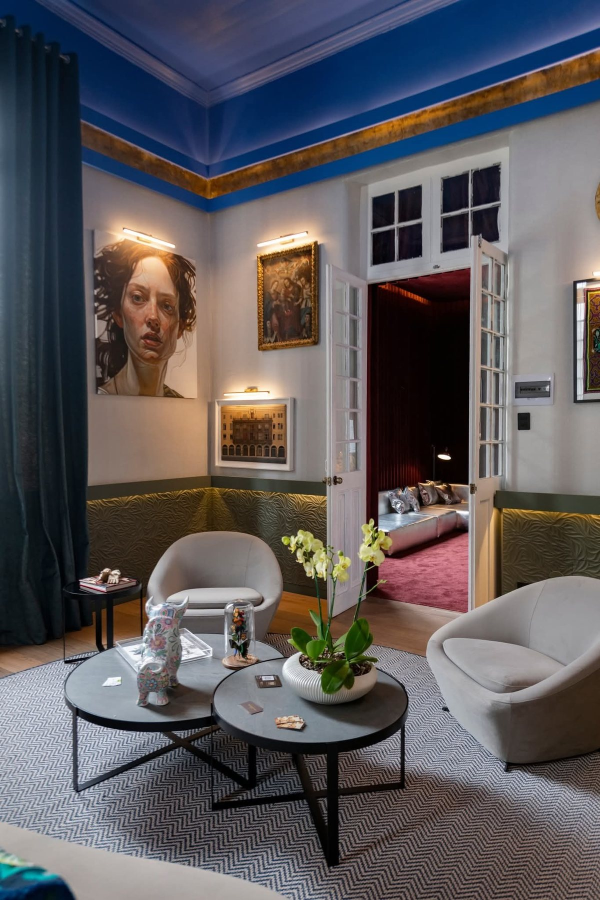
#> input picture img/arte-3.jpg, 1200 x 1800 px (shown at 1/2 size); its folder holds only this picture in this run
$ python hacer-bocetos.py
#> lines starting #> are read from the running program, lines starting #| are printed output that depends on the picture
# -*- coding: utf-8 -*-
"""
Genera la versión "boceto a lápiz" de una fotografía del estudio.

El sitio enseña el par en el mismo marco —el boceto a la izquierda, la obra
terminada a la derecha— igual que las referencias que aprobó el cliente. El
boceto NO es una ilustración aparte: sale de la misma foto, así que las dos
mitades encajan pixel a pixel y el efecto se lee como "esto se dibujó y luego
se construyó".

Uso:
    python hacer-bocetos.py                 # regenera todos los pares
    python hacer-bocetos.py pr-casa-2 ...   # solo los que se indiquen

Salida: img/sk-<nombre>.jpg
"""

import sys, os
from PIL import Image, ImageFilter, ImageOps, ImageEnhance
import numpy as np

IMG = "img"
ANCHO = 1600          # el boceto no necesita más: es medio marco
PAPEL = (247, 244, 238)   # blanco cálido, nunca #fff: el papel del estudio

# Fotos que hoy tienen par en el sitio. Añadir aquí las nuevas.
PARES = [
    # retail
    "fig-1", "fig-2", "fig-3", "fig-4",
    "raices-1", "raices-2", "raices-3", "raices-4", "raices-5",
    "union-1", "union-3", "massimo-1", "massimo-3",
    "w35-1", "w35-2", "w35-3",
    # hogar y ambientes
    "arte-1", "arte-3", "arte-4",
    "cg-sala-1", "cg-sala-2", "cg-sala-3",
    "cg-com-1", "cg-com-2", "cg-com-3",
    "cg-hab-1", "cg-hab-2", "cg-hab-4",
    "bosque-1", "bosque-2", "bosque-4",
    "mesa-1", "navid-1", "navid-3",
    # planos del estudio
    "pr-plano-1",
]


def boceto(nombre):
    ruta = os.path.join(IMG, nombre + ".jpg")
    if not os.path.exists(ruta):
        print("  falta " + ruta)
        return False

    im = Image.open(ruta).convert("RGB")
    if im.width > ANCHO:
        im = im.resize((ANCHO, round(im.height * ANCHO / im.width)), Image.LANCZOS)

    # 0. alisado previo. Sin esto, el grano del enchape y de la pared entra al
    #    dodge y el dibujo sale sucio: parece fotocopia, no lápiz.
    im = im.filter(ImageFilter.MedianFilter(size=5)).filter(ImageFilter.SMOOTH_MORE)

    # 1. lápiz: color dodge entre el gris y su negativo desenfocado.
    gris = ImageOps.autocontrast(im.convert("L"), cutoff=1)
    desenfoque = ImageOps.invert(gris).filter(ImageFilter.GaussianBlur(radius=max(2, im.width // 260)))

    g = np.asarray(gris, dtype=np.float32)
    b = np.asarray(desenfoque, dtype=np.float32)
    trazo = np.where(b >= 255, 255.0, np.minimum(255.0, g * 255.0 / (255.0 - b + 1e-3)))

    # 2. gamma alta: las superficies planas se van a blanco de papel y solo
    #    sobrevive la línea. Es lo que separa un dibujo de un negativo.
    trazo = 255.0 * np.power(trazo / 255.0, 2.4)

    # 3. refuerza los bordes duros — las líneas de arquitectura del dibujo.
    bordes = np.asarray(gris.filter(ImageFilter.FIND_EDGES).filter(ImageFilter.GaussianBlur(0.6)), dtype=np.float32)
    trazo = np.clip(trazo - bordes * 0.75, 0, 255)

    lapiz = Image.fromarray(trazo.astype(np.uint8), mode="L")
    lapiz = ImageEnhance.Contrast(lapiz).enhance(1.3)

    # 4. sobre papel cálido, no sobre blanco puro.
    papel = Image.new("RGB", lapiz.size, PAPEL)
    tinta = Image.new("RGB", lapiz.size, (38, 33, 28))
    fuera = Image.composite(tinta, papel, ImageOps.invert(lapiz))

    salida = os.path.join(IMG, "sk-" + nombre + ".jpg")
    fuera.save(salida, "JPEG", quality=84, optimize=True, progressive=True)
    print("  sk-%s.jpg  %d x %d  %d KB" % (nombre, fuera.width, fuera.height,
                                           os.path.getsize(salida) // 1024))
    return True


if __name__ == "__main__":
    objetivos = sys.argv[1:] or PARES
    print("Bocetos a partir de la fotografía del estudio:")
    hechos = sum(1 for n in objetivos if boceto(n))
#> in boceto, im is the input picture: PIL image 1200x1800 RGB; mean R, G, B 92.4, 88.9, 91.9
#> in boceto (call 18), `gris = ImageOps.autocontrast(im.convert("L"), cutoff=1)`:
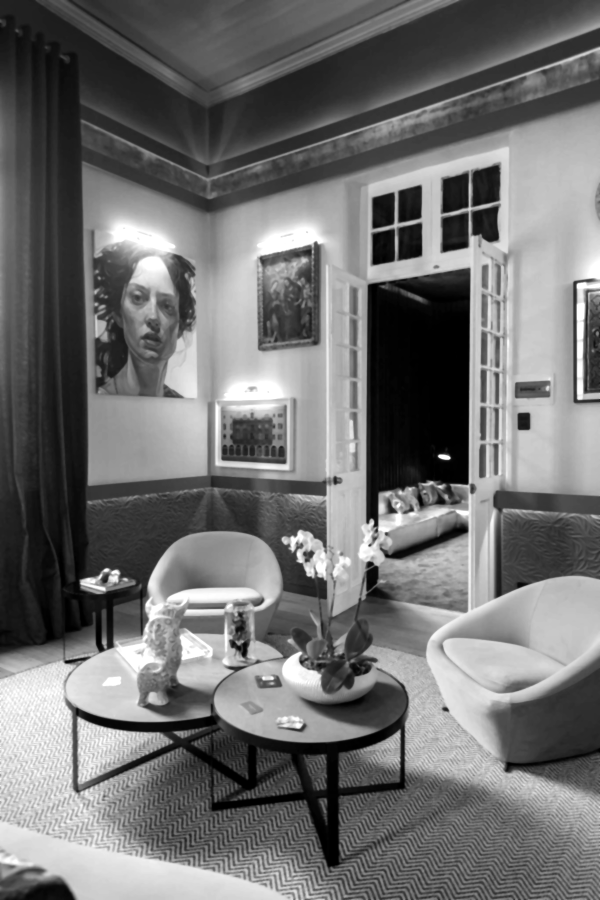
#> gris: PIL image 1200x1800 L (shown at 1/2 size); min 0, max 255, mean 112.4
#> in boceto (call 18), `desenfoque = ImageOps.invert(gris).filter(ImageFilter.GaussianBlur(rad..`:
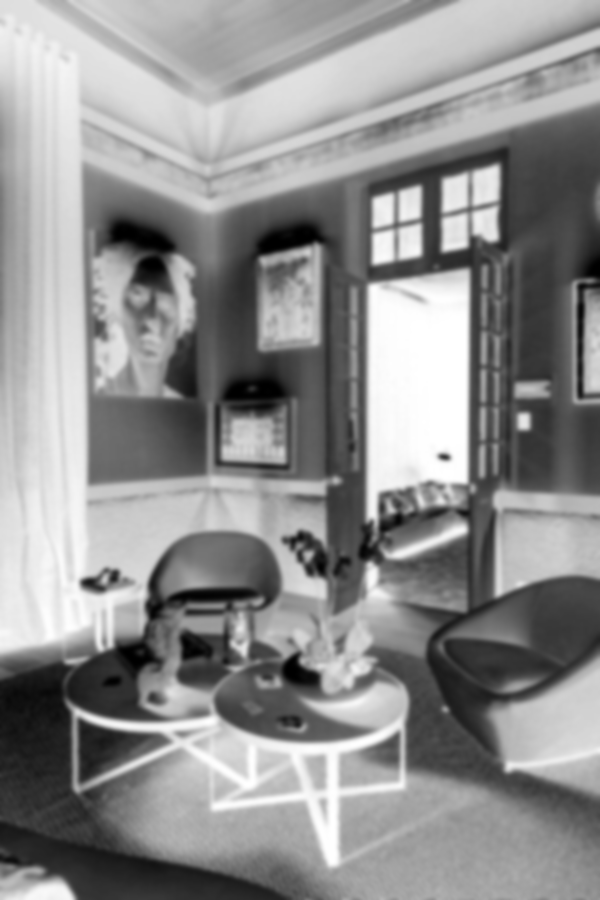
#> desenfoque: PIL image 1200x1800 L (shown at 1/2 size); min 0, max 255, mean 142.6
#> in boceto (call 18), `trazo = 255.0 * np.power(trazo / 255.0, 2.4)`:
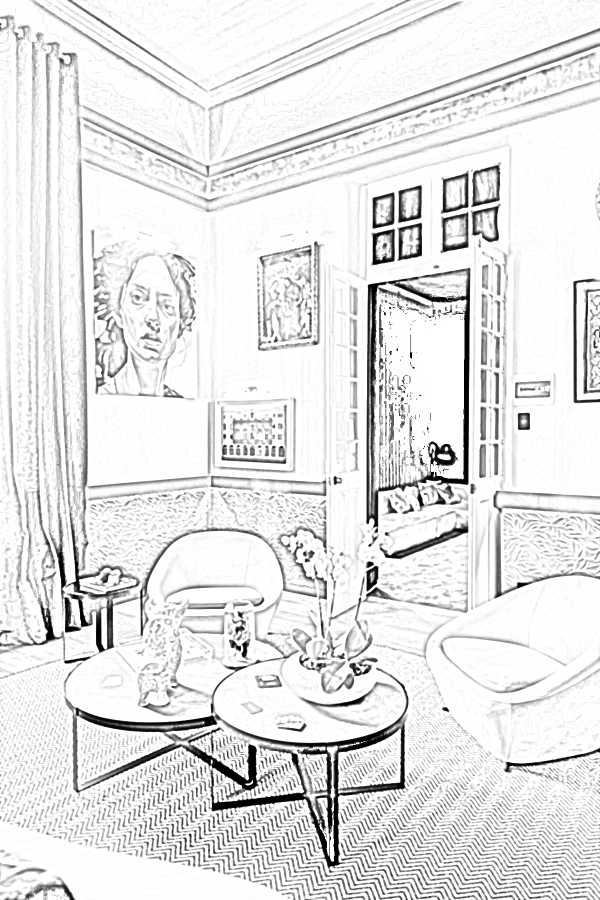
#> trazo: shape (1800, 1200) float32 (shown at 1/2 size); min 0, max 255, mean 229.4
#> in boceto (call 18), `bordes = np.asarray(gris.filter(ImageFilter.FIND_EDGES).filter(ImageFi..`:
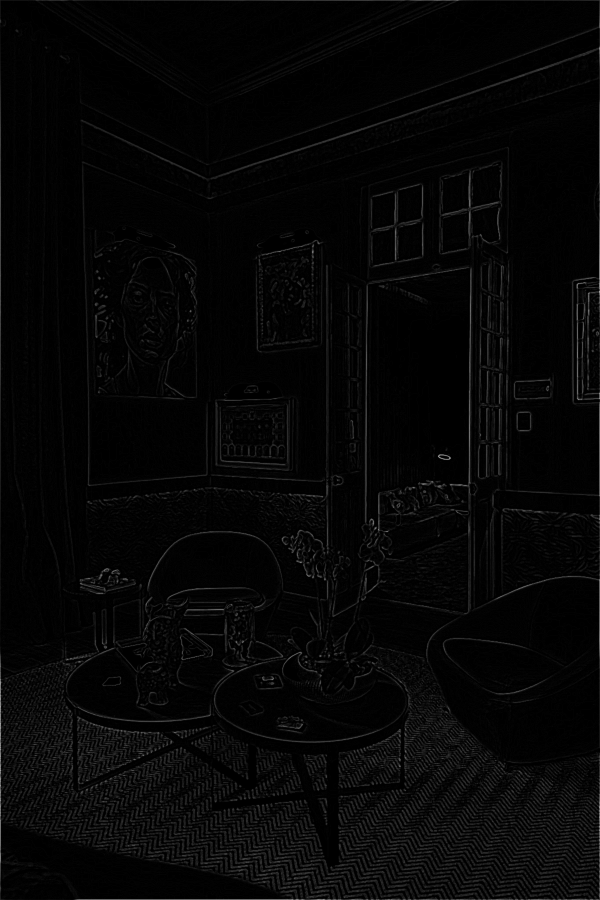
#> bordes: shape (1800, 1200) float32 (shown at 1/2 size); min 0, max 227, mean 5.8
#> in boceto (call 18), `papel = Image.new("RGB", lapiz.size, PAPEL)`:
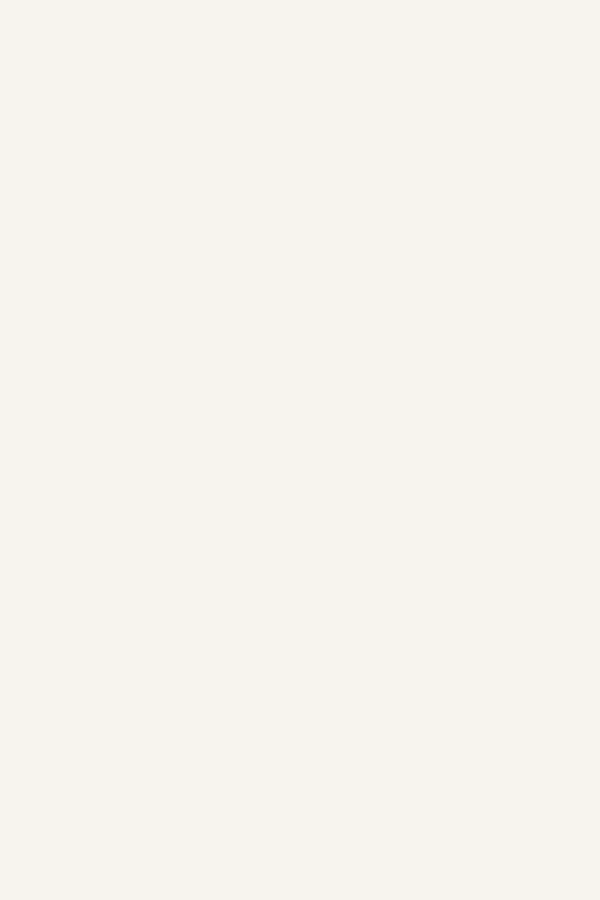
#> papel: PIL image 1200x1800 RGB (shown at 1/2 size); mean R, G, B 247, 244, 238
#> in boceto (call 18), `tinta = Image.new("RGB", lapiz.size, (38, 33, 28))`:
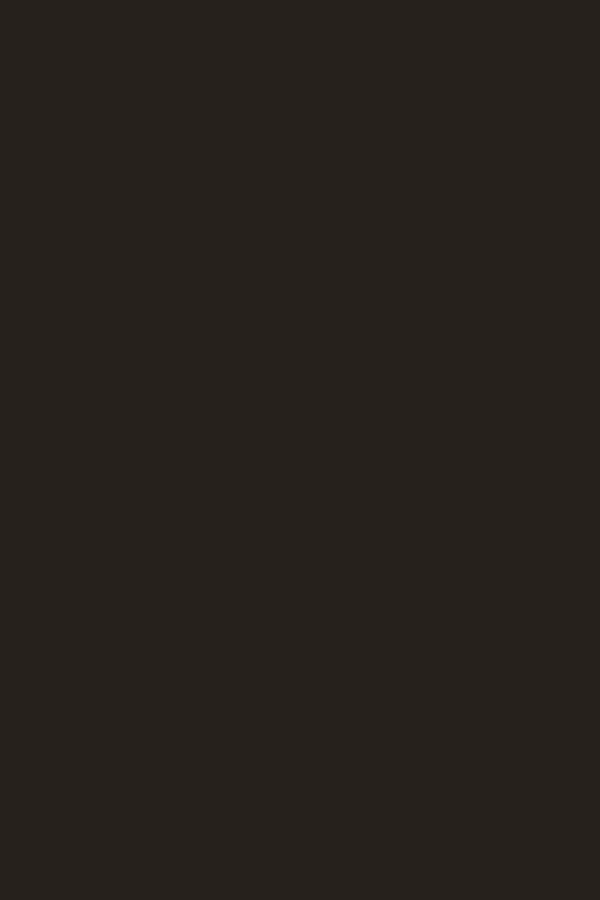
#> tinta: PIL image 1200x1800 RGB (shown at 1/2 size); mean R, G, B 38, 33, 28
#> in boceto (call 18), `fuera = Image.composite(tinta, papel, ImageOps.invert(lapiz))`:
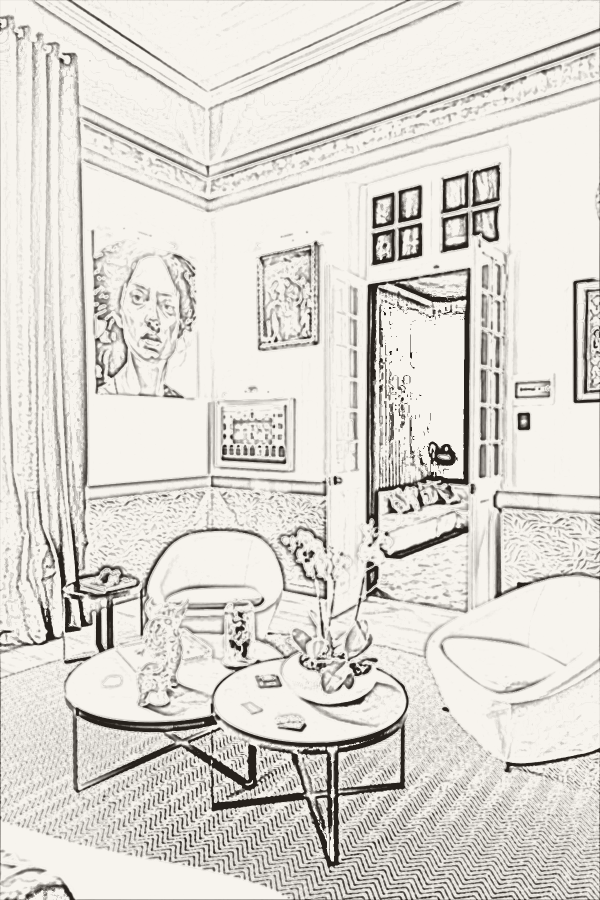
#> fuera: PIL image 1200x1800 RGB (shown at 1/2 size); mean R, G, B 220.3, 217, 211.1
#|   sk-arte-3.jpg  1200 x 1800  400 KB
    print("%d de %d generados." % (hechos, len(objetivos)))

$ run again, on img/bosque-4.jpg
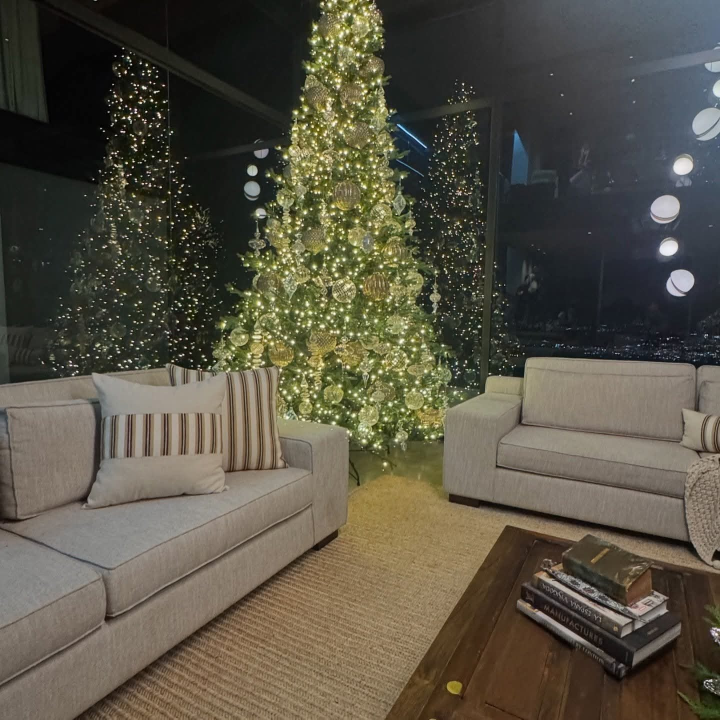
#> input picture img/bosque-4.jpg, 1440 x 1439 px (shown at 1/2 size)
#> in boceto, im is the input picture: PIL image 1440x1439 RGB; mean R, G, B 88.4, 83.5, 69
#> in boceto (call 31), `bordes = np.asarray(gris.filter(ImageFilter.FIND_EDGES).filter(ImageFi..`:
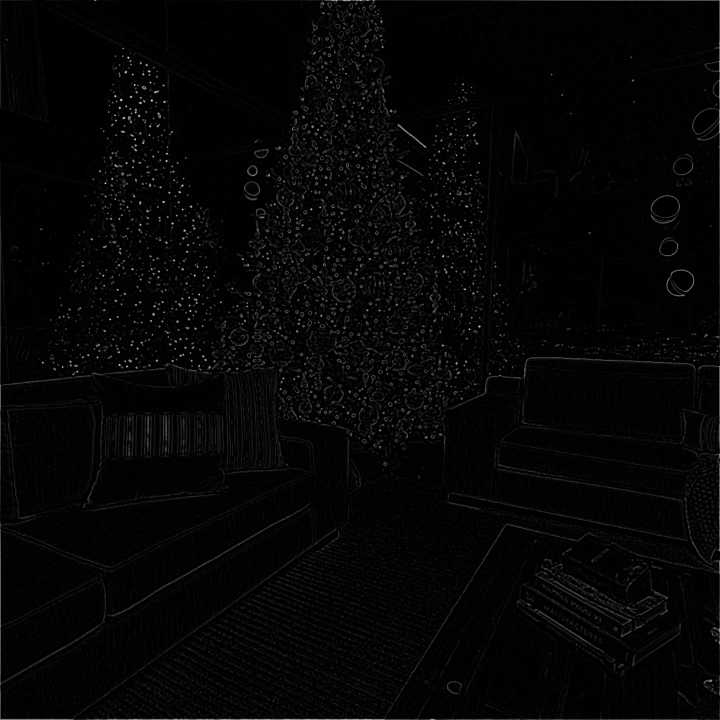
#> bordes: shape (1439, 1440) float32 (shown at 1/2 size); min 0, max 236, mean 5
#> in boceto (call 31), `lapiz = ImageEnhance.Contrast(lapiz).enhance(1.3)`:
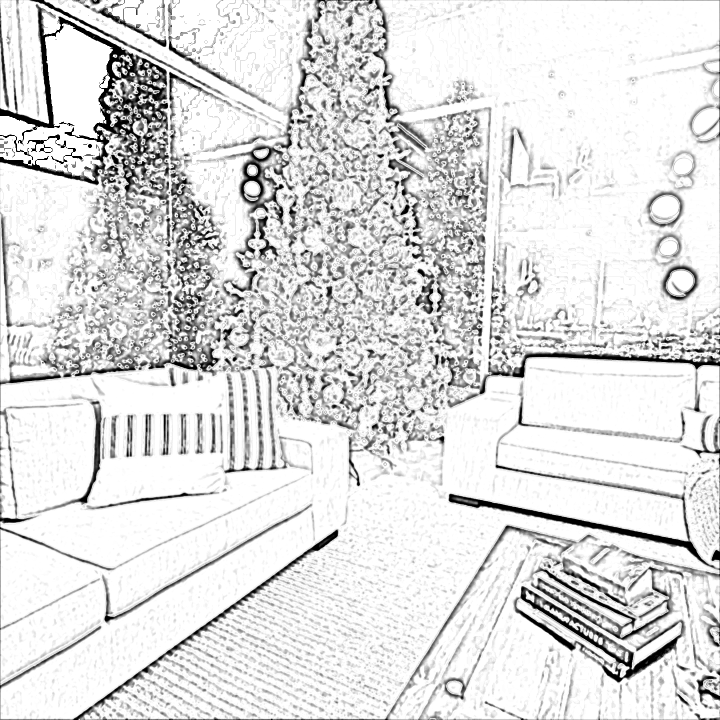
#> lapiz: PIL image 1440x1439 L (shown at 1/2 size); min 0, max 255, mean 222.1
#|   sk-bosque-4.jpg  1440 x 1439  386 KB
